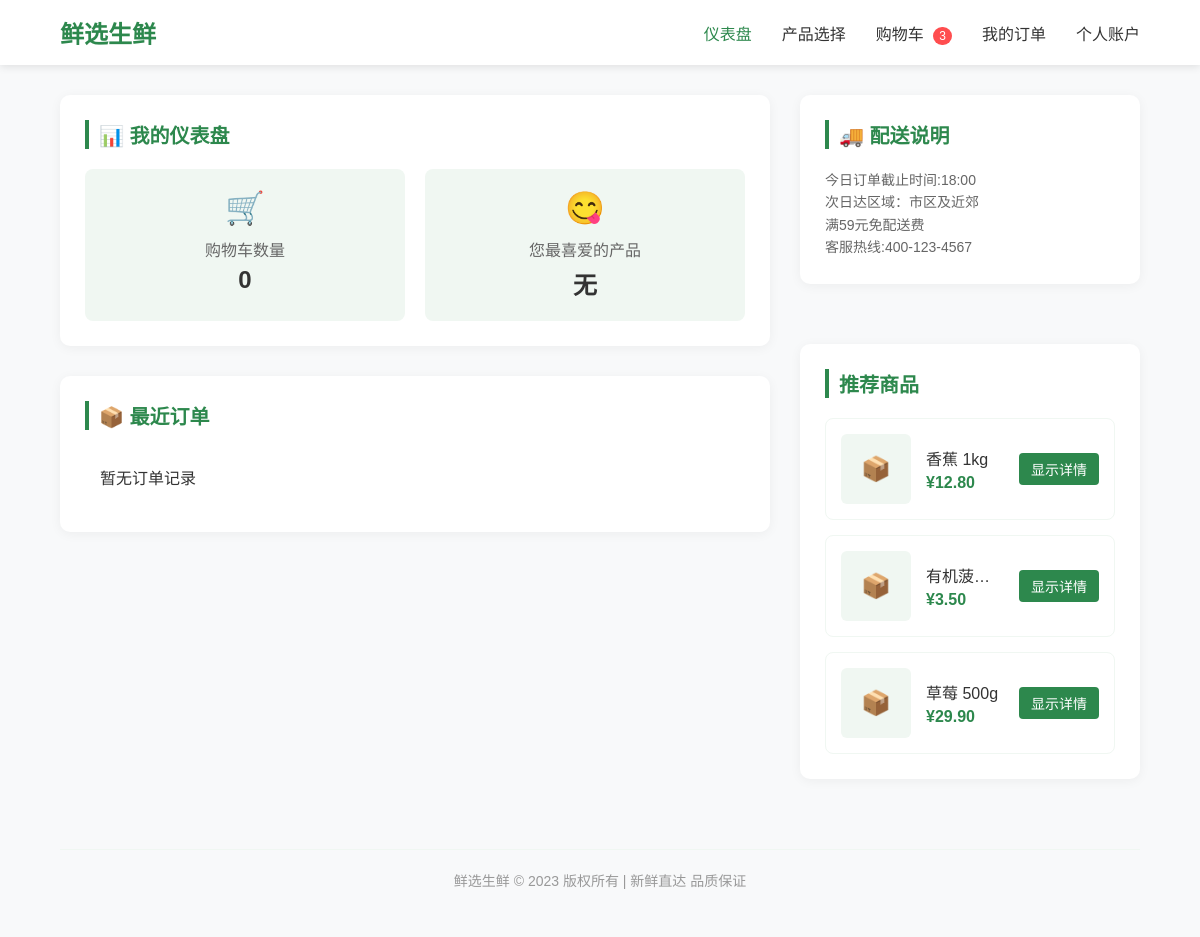
Page /customer/dashboard.php on the committed database.
### tables this page shows
CREATE TABLE IF NOT EXISTS `products` (
  `product_ID` INT AUTO_INCREMENT NOT NULL,
  `sku` VARCHAR(45) UNIQUE NOT NULL,
  `product_name` VARCHAR(45) NOT NULL,  
  `status` ENUM('active', 'discontinued') DEFAULT 'active',
  `unit_price` DECIMAL(10,2) NOT NULL,
  `unit` VARCHAR(20) NULL,
  `description` TEXT NULL,  
  `category_id`    INT NOT NULL,
  `created_at` TIMESTAMP DEFAULT CURRENT_TIMESTAMP,
  PRIMARY KEY (`product_ID`),
  CONSTRAINT `fk_products_category`
    FOREIGN KEY (`category_id`)
    REFERENCES `Categories` (`category_id`)
	ON DELETE NO ACTION
    ON UPDATE NO ACTION
);

### customer/inc/data.php (called while the page is built, shortened)
<?php
function getDBConnection() {
    $servername = "localhost";
    $username = "root";
    $password = "8049023544Aaa?";
    $dbname = "mydb";
    $conn = new mysqli($servername, $username, $password, $dbname);
    $conn->set_charset("utf8mb4");
    return $conn;
}
function getProductDetails($productId) {
    $conn = getDBConnection();
    $query = "SELECT * FROM product_catalog_view WHERE product_ID = ?";
    $stmt = $conn->prepare($query);
    $stmt->bind_param("i", $productId);
    $stmt->execute();
    $result = $stmt->get_result();
    $product = null;
    if ($result && $result->num_rows > 0) {
        $row = $result->fetch_assoc();
        $product = [
            'id' => $row['product_ID'],
            'name' => $row['product_name'],
            'description' => $row['description'],
            'price' => $row['unit_price'],
            'category' => $row['category_name'],
            'stock' => $row['available_stock'],
            'stock_status' => $row['stock_status'],
            'store_id' => $row['store_id'],
            'branch' => $row['store_name'] ?? '无'
        ];
    }
    return $product;
}
function getProductBranches($productId) {
    $conn = getDBConnection();
    $query = "SELECT DISTINCT store_id, store_name
              FROM product_catalog_view
              WHERE product_ID = ? AND available_stock > 0";
    $stmt = $conn->prepare($query);
    $stmt->bind_param("i", $productId);
    $stmt->execute();
    $result = $stmt->get_result();
    $branches = [];
    while ($row = $result->fetch_assoc()) {
        $branches[] = [
            'id' => $row['store_id'],
            'name' => $row['store_name']
        ];
    }
    return $branches;
}
function getRandomProducts() {
    $conn = getDBConnection();
    $query = "SELECT * FROM product_catalog_view
              WHERE available_stock > 0
              AND product_status = 'active'
              ORDER BY RAND()
              LIMIT 3";
    $result = $conn->query($query);
    $products = [];
    if ($result && $result->num_rows > 0) {
        while ($row = $result->fetch_assoc()) {
            $products[] = $row;
        }
    }
    return $products;
}
?>

### customer/dashboard.php (the view, shortened to what this page needs)
<?php include 'header.php'; ?>
<?php
require_once __DIR__ . '/inc/data.php';
$cartCount = 0;
$favoriteProducts = [];
$recentOrders = [];
$randomProducts = getRandomProducts();
$productsWithDetails = [];
foreach ($randomProducts as $p) {
    $product = getProductDetails($p['product_ID']);
    if ($product) {
        $product['stock'] = $product['stock'] ?? 0;
        $product['branches'] = getProductBranches($product['id']);
        $productsWithDetails[] = $product;
    }
}
?>
<div class="dashboard-container">
    <div class="main-content">
        <section id="dashboard" class="dashboard">
            <h2 class="section-title">📊 我的仪表盘</h2>
            <div class="dashboard-cards">
                <div class="card">
                    <div class="card-icon">🛒</div>
                    <div class="card-title">购物车数量</div>
                    <div class="card-value"><?php echo $cartCount; ?></div>
                </div>
                <div class="card">
                    <div class="card-icon">😋</div>
                    <div class="card-title">您最喜爱的产品</div>
                    <div class="card-value">
                        <?php
                        if (empty($favoriteProducts)) {
                            echo '无';
                        } else {
                            $names = array_column($favoriteProducts, 'product_name');
                            echo implode('、', $names);
                        }
                        ?>
                    </div>
                </div>
            </div>
        </section>
        <section class="dashboard">
            <h2 class="section-title">📦 最近订单</h2>
            <ul class="order-list">
                <?php if (empty($recentOrders)): ?>
                    <li class="order-item">
                        <div class="order-info">
                            <div class="order-name">暂无订单记录</div>
                        </div>
                    </li>
                <?php endif; ?>
            </ul>
        </section>
    </div>
    <div class="delivery-section">
        <h2 class="section-title">🚚 配送说明</h2>
        <p style="line-height: 1.6; color: #666; font-size: 14px; margin-top: 10px;">
            今日订单截止时间:18:00<br>
            次日达区域：市区及近郊<br>
            满59元免配送费<br>
            客服热线:400-123-4567
        </p>
    </div>
    <div class="recommendation-section sidebar-section">
        <h3 class="section-title">推荐商品</h3>
        <div class="recommendation-list">
            <?php foreach ($productsWithDetails as $index => $product): ?>
            <div class="recommendation-item" data-id="<?php echo $product['id']; ?>">
                <div class="product-img">📦</div>
                <div class="product-info">
                    <div class="product-name"><?php echo htmlspecialchars($product['name']); ?></div>
                    <div class="product-price">¥<?php echo number_format($product['price'], 2); ?></div>
                </div>
                <button class="quick-add-btn" data-id="<?php echo $product['id']; ?>" data-index="<?php echo $index; ?>">显示详情</button>
            </div>
            <?php endforeach; ?>
        </div>
    </div>
</div>
<div class="dashboard-footer">
    鲜选生鲜 © 2023 版权所有 | 新鲜直达 品质保证
</div>
</main>
</body>
</html>

### customer/header.php (style rules this page uses)
* { margin: 0; padding: 0; box-sizing: border-box; font-family: 'Microsoft YaHei', Arial, sans-serif; }
body { background-color: #f8f9fa; color: #333; min-height: 100vh; display: flex; flex-direction: column; }

### customer/dashboard.php (style rules this page uses)
.dashboard-container { display: grid; grid-template-columns: 1fr; gap: 30px; margin-bottom: 40px; align-items: start; }
@media (min-width: 992px) { .dashboard-container { grid-template-columns: 1fr 1fr 1fr; grid-template-areas: "main main delivery" "main main recommendation"; gap: 30px 30px; } }
@media (min-width: 992px) { .delivery-section { grid-area: delivery; margin-bottom: 0; } }
@media (min-width: 992px) { .main-content { grid-area: main; } }
@media (min-width: 992px) { .recommendation-section { grid-area: recommendation; margin-top: 0; margin-bottom: 30px; } }
.dashboard { background-color: #fff; border-radius: 10px; box-shadow: 0 2px 12px rgba(0,0,0,0.05); padding: 25px; margin-bottom: 30px; transition: transform 0.3s ease, box-shadow 0.3s ease; }
.section-title { font-size: 20px; font-weight: 600; margin-bottom: 20px; color: #2d884d; border-left: 4px solid #2d884d; padding-left: 10px; display: flex; align-items: center; }
.dashboard-cards { display: flex; gap: 20px; flex-wrap: wrap; }
.card { flex: 1; min-width: 200px; background-color: #f0f7f2; border-radius: 8px; padding: 20px; text-align: center; transition: all 0.3s ease; position: relative; overflow: hidden; }
.card::before { content: ''; position: absolute; top: 0; left: 0; width: 100%; height: 4px; background-color: #2d884d; transform: scaleX(0); transition: transform 0.3s ease; }
.card-icon { font-size: 32px; color: #2d884d; margin-bottom: 10px; }
.card-title { font-size: 16px; margin-bottom: 5px; color: #666; }
.card-value { font-size: 24px; font-weight: bold; color: #333; }
.sidebar-section, .delivery-section { background-color: #fff; border-radius: 10px; box-shadow: 0 2px 12px rgba(0,0,0,0.05); padding: 25px; margin-bottom: 30px; }
.order-list { list-style: none; }
.order-item { padding: 15px; border-bottom: 1px solid #f0f7f2; display: flex; justify-content: space-between; align-items: center; transition: background-color 0.2s ease; }
.order-item:last-child { border-bottom: none; }
.order-info { flex: 1; }
.order-name { font-weight: 500; margin-bottom: 3px; }
.recommendation-section { max-height: none; overflow-y: visible; overflow: visible; }
.recommendation-list { display: grid; grid-template-columns: 1fr; gap: 15px; }
.recommendation-item { display: flex; align-items: center; gap: 15px; padding: 15px; border-radius: 8px; transition: all 0.2s ease; border: 1px solid #f0f7f2; cursor: pointer; }
.product-img { width: 70px; height: 70px; border-radius: 6px; object-fit: cover; background-color: #f0f7f2; display: flex; align-items: center; justify-content: center; color: #2d884d; font-size: 24px; flex-shrink: 0; }
.product-info { flex: 1; min-width: 0; }
.product-name { font-weight: 500; margin-bottom: 4px; white-space: nowrap; overflow: hidden; text-overflow: ellipsis; }
.product-price { color: #2d884d; font-weight: 600; }
.quick-add-btn { background-color: #2d884d; color: white; border: none; border-radius: 4px; padding: 6px 12px; font-size: 14px; cursor: pointer; transition: background-color 0.2s ease; flex-shrink: 0; }
.dashboard-footer { text-align: center; padding: 20px; color: #999; font-size: 14px; border-top: 1px solid #f0f7f2; margin-top: 40px; }

### rows in the picture
products: product_name "香蕉 1kg", unit_price "12.80"
products: product_name "有机菠…", unit_price "3.50"
products: product_name "草莓 500g", unit_price "29.90"

### other values in the picture
$cartCount "0"
